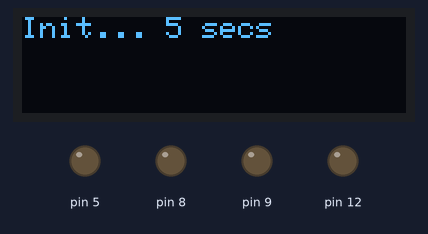
Bench run of a program on a simulated Arduino Mega 2560, built with avr-gcc and run on an emulated ATmega2560. On the bench: 128×32 one-colour display, output pins drawn as LEDs (lit = HIGH). What the program prints to the serial monitor is not drawn.

Above: at 0.1 s.
At 5.1 s:
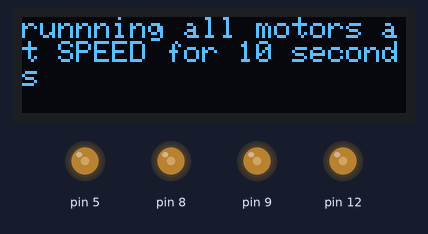
At 35.2 s:
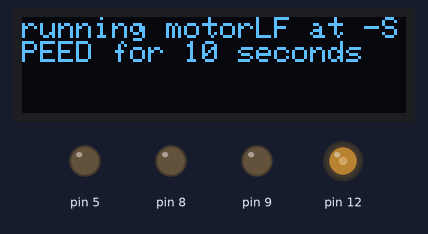
At 65.2 s:
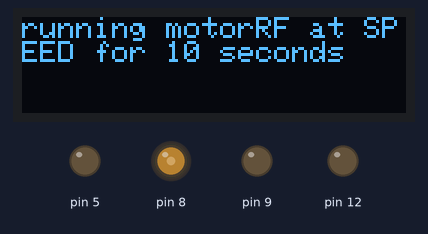
At 95.3 s:
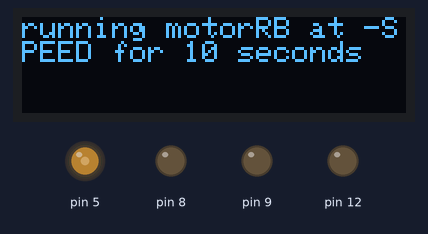
At 125.3 s:
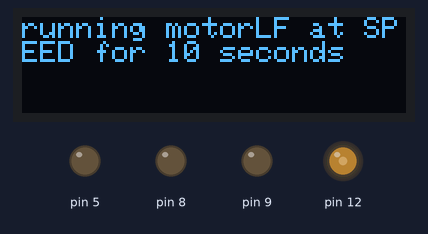
Timing chart, 0 to 126.8 s (numbered marks = the images above):
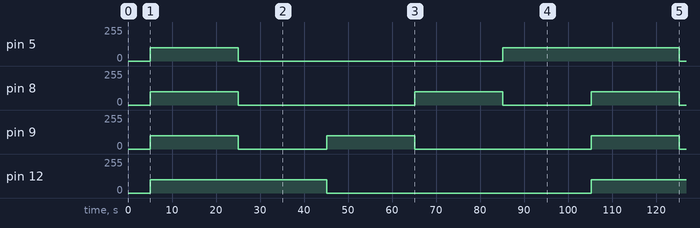

The program:

main.cpp
```cpp
#include <Adafruit_GFX.h>
#include <Adafruit_SSD1306.h>
#include <Arduino.h>
#include <SPI.h>
#include <Wire.h>

#include "arduino_sort.h"
#include "cached_motor.h"
#include "line_follow_robot_consts.h"
#include "sensors.h"
#include "timed_state.h"

// Declaration for an SSD1306 display connected to I2C (SDA, SCL pins)
#define OLED_RESET 28  // 4 // Reset pin # (or -1 if sharing Arduino reset pin)
Adafruit_SSD1306 display(SCREEN_WIDTH, SCREEN_HEIGHT, &Wire, OLED_RESET);

// Arduino has no double, double is float
// float is slow anyway since it is emulated, Arduino has no FPU

// Global sensor readings are here;

float distance_in_cm_L;
float distance_in_cm_R;

TimedState force_forward_state(500);

TimedState turning_state(3000);

State gotL, gotM, gotR;

// A number variable used for debugging that will be printed on log.
// Here we use it to log application state;
// If it is negative number that means something that does not make
// sense is happening. Positive number means currently which if branch
// are we running.
int debug_number = 0;

CachedMotor motorA(DIRA1, DIRA2, PWMA, MOTORA_REVERSED);
CachedMotor motorB(DIRB1, DIRB2, PWMB, MOTORB_REVERSED);
CachedMotor motorC(DIRC1, DIRC2, PWMC, MOTORC_REVERSED);
CachedMotor motorD(DIRD1, DIRD2, PWMD, MOTORD_REVERSED);

auto motorLF = motorA;
auto motorRF = motorB;
auto motorLB = motorC;
auto motorRB = motorD;

void log(char* str) {
  display.clearDisplay();
  display.setTextSize(1);
  display.setTextColor(SSD1306_WHITE);
  display.cp437(true);
  display.setCursor(0, 0);
  display.print(str);
  display.display();

  Serial.println(str);
}

void move_forward(int speed) {
  motorLB.SetSpeed(speed);
  motorLF.SetSpeed(speed);
  motorRB.SetSpeed(speed);
  motorRF.SetSpeed(speed);
}

void motor(int lf, int lb, int rf, int rb) {
  motorLF.SetSpeed(lf);
  motorLB.SetSpeed(lb);
  motorRF.SetSpeed(rf);
  motorRB.SetSpeed(rb);
}

void run_logic() {

  const int SPEED = 100;

  const int DELAY_TIME = 10 * 1000;

  log("runnning all motors at SPEED for 10 seconds");
  motor(SPEED, SPEED, SPEED, SPEED);
  delay(DELAY_TIME);

  log("runnning all motors at -SPEED for 10 seconds");
  motor(-SPEED, -SPEED, -SPEED, -SPEED);
  delay(DELAY_TIME);

  log("running motorLF at SPEED for 10 seconds");
  motor(SPEED, 0, 0, 0);
  delay(DELAY_TIME);

  log("running motorLF at -SPEED for 10 seconds");
  motor(-SPEED, 0, 0, 0);
  delay(DELAY_TIME);

  log("running motorLB at SPEED for 10 seconds");
  motor(0, SPEED, 0, 0);
  delay(DELAY_TIME);

  log("running motorLB at -SPEED for 10 seconds");
  motor(0, -SPEED, 0, 0);
  delay(DELAY_TIME);

  log("running motorRF at SPEED for 10 seconds");
  motor(0, 0, SPEED, 0);
  delay(DELAY_TIME);

  log("running motorRF at -SPEED for 10 seconds");
  motor(0, 0, -SPEED, 0);
  delay(DELAY_TIME);

  log("running motorRB at SPEED for 10 seconds");
  motor(0, 0, 0, SPEED);
  delay(DELAY_TIME);

  log("running motorRB at -SPEED for 10 seconds");
  motor(0, 0, 0, -SPEED);
  delay(DELAY_TIME);
}

void setup() {
  Serial.begin(115200);

  // OLED Setup//////////////////////////////////
  if (!display.begin(SSD1306_SWITCHCAPVCC, 0x3C)) {  // Address 0x3C for 128x32
    Serial.println(F("SSD1306 allocation failed"));
  }

  display.setRotation(2);

  // Wait for 5 seconds before starting
  display.clearDisplay();
  display.setCursor(0, 0);
  display.print("Init... 5 secs");
  display.display();
  delay(5000);
}

void loop() { run_logic(); }
```

arduino_sort.h
```cpp
// ArduinoSort
// Simple Insertion sort suitable for running in low memory environment like
// Arduino grabbed from GitHub.
// Just ignore it and skip to line 108.

#ifndef ArduinoSort_h
#define ArduinoSort_h

#include <Arduino.h>

/**** These are the functions you can use ****/

// Sort an array
template <typename AnyType>
void sortArray(AnyType array[], size_t sizeOfArray);

// Sort in reverse
template <typename AnyType>
void sortArrayReverse(AnyType array[], size_t sizeOfArray);

// Sort an array with custom comparison function
template <typename AnyType>
void sortArray(AnyType array[], size_t sizeOfArray,
               bool (*largerThan)(AnyType, AnyType));

// Sort in reverse with custom comparison function
template <typename AnyType>
void sortArrayReverse(AnyType array[], size_t sizeOfArray,
                      bool (*largerThan)(AnyType, AnyType));

/**** Implementation below. Do not use below functions ****/

namespace ArduinoSort {
template <typename AnyType>
bool builtinLargerThan(AnyType first, AnyType second) {
  return first > second;
}

template <>
bool builtinLargerThan(char *first, char *second) {
  return strcmp(first, second) > 0;
}

template <typename AnyType>
void insertionSort(AnyType array[], size_t sizeOfArray, bool reverse,
                   bool (*largerThan)(AnyType, AnyType)) {
  for (size_t i = 1; i < sizeOfArray; i++) {
    for (size_t j = i; j > 0 && (largerThan(array[j - 1], array[j]) != reverse);
         j--) {
      AnyType tmp = array[j - 1];
      array[j - 1] = array[j];
      array[j] = tmp;
    }
  }
}
}  // namespace ArduinoSort

template <typename AnyType>
void sortArray(AnyType array[], size_t sizeOfArray) {
  ArduinoSort::insertionSort(array, sizeOfArray, false,
                             ArduinoSort::builtinLargerThan);
}

template <typename AnyType>
void sortArrayReverse(AnyType array[], size_t sizeOfArray) {
  ArduinoSort::insertionSort(array, sizeOfArray, true,
                             ArduinoSort::builtinLargerThan);
}

template <typename AnyType>
void sortArray(AnyType array[], size_t sizeOfArray,
               bool (*largerThan)(AnyType, AnyType)) {
  ArduinoSort::insertionSort(array, sizeOfArray, false, largerThan);
}

template <typename AnyType>
void sortArrayReverse(AnyType array[], size_t sizeOfArray,
                      bool (*largerThan)(AnyType, AnyType)) {
  ArduinoSort::insertionSort(array, sizeOfArray, true, largerThan);
}

#endif

// ArduinoSort end
```

cached_motor.h
```cpp
#ifndef CACHED_MOTOR_H

#define CACHED_MOTOR_H

#include <Arduino.h>

// Skipping offsets here since it makes no sense.

// Removed all servo code since we are not using camera here.

// We prevent using the provided 8 direction based motor marcos to achieve high
// precision.

// Let's talk about DC motors confiuration here.
// The DC motors are not configured in the way explained in the graphs.
// The actual configuration is like this:
// 1  ↓A-----B↓  -1
//     |  |  |
//     |  ↓  |
// 1  ↓C-----D↓  -1
//        |
//        V
// Motor B and D are configured in reverse, so to make them drive forward, you
// need DIRX1 = HIGH and DIRX2 = LOW, and drive backward you do DIRX1 = LOW and
// DIRX2 = HIGH. Motor A and C are configured normally, so to make them drive
// forward, you need DIRX1 = LOW and DIRX2 = HIGH, and drive backward you do
// DIRX1 = HIGH and DIRX2 = LOW.

// So now we can define some functions for setting PWM (motor speed value)
// Also perform speed scaling here

// Don't use the below two boilerplate function in your code. They are here for
// convenience. Use the set_motorX_speed wrappers provided below.


// Skip setting speed if the speed has not changed.
// We peform state caching here so we don't have to handle it in the logic code.

class CachedMotor {
 protected:
  int current_speed = 0;
  bool is_reversed = false;
  int dirx1_pin;
  int dirx2_pin;
  int pwm_pin;

 public:
  CachedMotor(int dirx1_pin, int dirx2_pin, int pwm_pin, bool reversed);
  void SetSpeed(int speed);
  int GetCurrentSpeed();

 private:
  static void _set_normal_motor_speed(int dirx1_pin, int dirx2_pin, int pwm_pin,
                                      int speed);
  static void _set_reverse_motor_speed(int dirx1_pin, int dirx2_pin,
                                       int pwm_pin, int speed);
};

#endif
```

line_follow_robot_consts.h
```cpp
#ifndef LINE_FOLLOW_ROBOT_CONSTS_H
#define LINE_FOLLOW_ROBOT_CONSTS_H

#include <Arduino.h>

#define SCREEN_WIDTH 128  // OLED display width, in pixels
#define SCREEN_HEIGHT 32  // OLED display height, in pixels

#define SPEED_FACTOR 1
#define SPEED_DIV_FACTOR 1

#define SAMPLE_SIZE 5

#define RIGHT_SONIC_ECHO_PIN A10
#define RIGHT_SONIC_TRIG_PIN A11

#define LEFT_SONIC_ECHO_PIN A6
#define LEFT_SONIC_TRIG_PIN A7

#define SERIAL_BAUD_RATE 115200

#define PWMA 12  // Motor A PWM
#define DIRA1 34
#define DIRA2 35  // Motor A Direction
#define PWMB 8    // Motor B PWM
#define DIRB1 37
#define DIRB2 36  // Motor B Direction
#define PWMC 9    // Motor C PWM
#define DIRC1 43
#define DIRC2 42  // Motor C Direction
#define PWMD 5    // Motor D PWM
#define DIRD1 A4  // 26
#define DIRD2 A5  // 27  //Motor D Direction

#define MOTORA_REVERSED false
#define MOTORB_REVERSED true
#define MOTORC_REVERSED false
#define MOTORD_REVERSED true

#define LINE_SENSOR_THRESHOLD 500

// Middle front line sensor
#define LINE_SENSOR_MF_ANALOG_PIN A9

// Right front line sensor
#define LINE_SENSOR_RF_ANALOG_PIN A2

// Left front line sensor
#define LINE_SENSOR_LF_ANALOG_PIN A0

// Temperature sensor
#define TEMPERATURE_SENSOR_PIN A8

// Buzzer
#define BUZZER_PIN A12

// RGB light module
#define RGB_LIGHT_MODULE_RED_PIN A13
#define RGB_LIGHT_MODULE_GREEN_PIN A14
#define RGB_LIGHT_MODULE_BLUE_PIN A15

#define SERIAL_USE_CLEAR_MAGIC true
#define SERIAL_CLEAR_MAGIC_STRING "\033[2J\033[1;1H"

enum Direction {
    LEFT,
    FORWARD,
    RIGHT
};


#endif
```

sensors.h
```cpp
#ifndef ARDUINO_SENSORS_H
#define ARDUINO_SENSORS_H

#include <Arduino.h>

class LineSensor {
    protected:
        int analog_pin;
    public:
        LineSensor(int analog_pin);
        bool IsOnLine();
};

class DigitalLineSensor {
    protected:
        int digital_pin;
    public:
        DigitalLineSensor(int digital_pin);
        bool IsOnLine();
};

#endif
```

timed_state.h
```cpp
#ifndef ARDUINO_TIMED_STATE_H

#define ARDUINO_TIMED_STATE_H

#include <Arduino.h>

class State {
    protected:
        bool isEntered = false;
    public:
        virtual void Enter();
        virtual void Exit();
        virtual bool IsInside();
};

class TimedState: public State {
    protected:
        unsigned long timestamp = 0;
        unsigned long period = 100;
    public:
        TimedState(unsigned long period);
        void Enter() override;
        void Exit() override;
        bool IsInside() override;
};

#endif
```

cached_motor.cpp
```cpp
#include "cached_motor.h"

#include <Arduino.h>

#include "line_follow_robot_consts.h"

CachedMotor::CachedMotor(int dirx1_pin, int dirx2_pin, int pwm_pin,
                         bool reversed) {
  this->dirx1_pin = dirx1_pin;
  this->dirx2_pin = dirx2_pin;
  this->pwm_pin = pwm_pin;
  this->is_reversed = reversed;
}

void CachedMotor::SetSpeed(int speed) {
  if (is_reversed) {
    _set_reverse_motor_speed(dirx1_pin, dirx2_pin, pwm_pin, speed);
  } else {
    _set_normal_motor_speed(dirx1_pin, dirx2_pin, pwm_pin, speed);
  }
}

int CachedMotor::GetCurrentSpeed(){
  return current_speed;
}

void CachedMotor::_set_normal_motor_speed(int dirx1_pin, int dirx2_pin,
                                          int pwm_pin, int speed) {
  int scaled_speed = speed * SPEED_FACTOR / SPEED_DIV_FACTOR;
  if (scaled_speed == 0) {
    digitalWrite(dirx1_pin, LOW);
    digitalWrite(dirx2_pin, LOW);
    analogWrite(pwm_pin, 0);
  } else if (scaled_speed > 0) {
    digitalWrite(dirx1_pin, LOW);
    digitalWrite(dirx2_pin, HIGH);
    analogWrite(pwm_pin, scaled_speed);
  } else if (scaled_speed < 0) {
    digitalWrite(dirx1_pin, HIGH);
    digitalWrite(dirx2_pin, LOW);
    analogWrite(pwm_pin, -scaled_speed);
  }
}

void CachedMotor::_set_reverse_motor_speed(int dirx1_pin, int dirx2_pin,
                                           int pwm_pin, int speed) {
  int scaled_speed = speed * SPEED_FACTOR / SPEED_DIV_FACTOR;
  if (scaled_speed == 0) {
    digitalWrite(dirx1_pin, LOW);
    digitalWrite(dirx2_pin, LOW);
    analogWrite(pwm_pin, 0);
  } else if (scaled_speed > 0) {
    digitalWrite(dirx1_pin, HIGH);
    digitalWrite(dirx2_pin, LOW);
    analogWrite(pwm_pin, scaled_speed);
  } else if (scaled_speed < 0) {
    digitalWrite(dirx1_pin, LOW);
    digitalWrite(dirx2_pin, HIGH);
    analogWrite(pwm_pin, -scaled_speed);
  }
}
```

sensors.cpp
```cpp
#include "sensors.h"
#include <Arduino.h>

#include "line_follow_robot_consts.h"

LineSensor::LineSensor(int analog_pin){
    this->analog_pin = analog_pin;
}

bool LineSensor::IsOnLine(){
    return analogRead(analog_pin) <= LINE_SENSOR_THRESHOLD;
}

DigitalLineSensor::DigitalLineSensor(int digital_pin){
    this->digital_pin = digital_pin;
}

bool DigitalLineSensor::IsOnLine(){
    return digitalRead(digital_pin) == LOW;
}
```

timed_state.cpp
```cpp
#include "timed_state.h"

#include <Arduino.h>

void State::Enter() { isEntered = true; }

void State::Exit() { isEntered = false; }

bool State::IsInside() { return isEntered; }

TimedState::TimedState(unsigned long period) { this->period = period; }

void TimedState::Enter() {
  if (!IsInside()) {
    isEntered = true;
    timestamp = millis();
  }
}

bool TimedState::IsInside() {
  return isEntered && millis() - timestamp <= period;
}

void TimedState::Exit() {
  isEntered = false;
  timestamp = millis() - period - 100;
}
```

Measured:
- by itself, pin 5: 0/255 → 100/255 at 5.1 s, → 0/255 20.0 s later, → 100/255 60.1 s later, → 0/255 40.1 s later
- by itself, pin 8: goes 100/255 20.0 s, 0/255 40.1 s, 100/255 20.0 s, 0/255 20.0 s, 100/255 20.0 s, then 0/255
- by itself, pin 9: goes 100/255 20.0 s, 0/255 20.0 s, 100/255 20.0 s, 0/255 40.1 s, 100/255 20.0 s, then 0/255
- by itself, pin 12: 0/255 → 100/255 at 5.1 s, → 0/255 40.1 s later, → 100/255 60.1 s later
- what the display in image 1 shows lasts 10.0 s, from 5.1 s to 15.1 s
